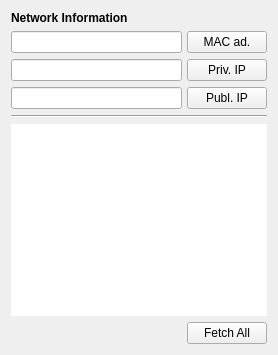
          <widget class="QWidget" name="networkTab">
           <attribute name="icon">
            <iconset>
             <normaloff>icons/netinfo.png</normaloff>icons/netinfo.png</iconset>
           </attribute>
           <attribute name="title">
            <string>NetInfo</string>
           </attribute>
           <layout class="QVBoxLayout" name="verticalLayout_5">
            <item>
             <layout class="QGridLayout" name="gridLayout_2">
              <property name="sizeConstraint">
               <enum>QLayout::SetDefaultConstraint</enum>
              </property>
              <property name="horizontalSpacing">
               <number>5</number>
              </property>
              <item row="2" column="0">
               <widget class="QLineEdit" name="privIpDisplay">
                <property name="readOnly">
                 <bool>true</bool>
                </property>
               </widget>
              </item>
              <item row="2" column="1">
               <widget class="QPushButton" name="privateIpButton">
                <property name="text">
                 <string>Priv. IP</string>
                </property>
               </widget>
              </item>
              <item row="0" column="0">
               <widget class="QLabel" name="networkLabel">
                <property name="sizePolicy">
                 <sizepolicy hsizetype="Preferred" vsizetype="Fixed">
                  <horstretch>0</horstretch>
                  <verstretch>0</verstretch>
                 </sizepolicy>
                </property>
                <property name="text">
                 <string>&lt;html&gt;&lt;head/&gt;&lt;body&gt;&lt;p&gt;&lt;span style=&quot; font-weight:600;&quot;&gt;Network Information&lt;/span&gt;&lt;/p&gt;&lt;/body&gt;&lt;/html&gt;</string>
                </property>
               </widget>
              </item>
              <item row="1" column="1">
               <widget class="QPushButton" name="macButton">
                <property name="sizePolicy">
                 <sizepolicy hsizetype="Fixed" vsizetype="Fixed">
                  <horstretch>0</horstretch>
                  <verstretch>0</verstretch>
                 </sizepolicy>
                </property>
                <property name="text">
                 <string>MAC ad.</string>
                </property>
               </widget>
              </item>
              <item row="1" column="0">
               <widget class="QLineEdit" name="macDisplay">
                <property name="frame">
                 <bool>true</bool>
                </property>
                <property name="readOnly">
                 <bool>true</bool>
                </property>
               </widget>
              </item>
              <item row="3" column="0">
               <widget class="QLineEdit" name="publicIpDisplay">
                <property name="readOnly">
                 <bool>true</bool>
                </property>
               </widget>
              </item>
              <item row="3" column="1">
               <widget class="QPushButton" name="publicIpButton">
                <property name="text">
                 <string>Publ. IP</string>
                </property>
               </widget>
              </item>
             </layout>
            </item>
            <item>
             <widget class="Line" name="line_2">
              <property name="sizePolicy">
               <sizepolicy hsizetype="Expanding" vsizetype="Fixed">
                <horstretch>1</horstretch>
                <verstretch>0</verstretch>
               </sizepolicy>
              </property>
              <property name="orientation">
               <enum>Qt::Horizontal</enum>
              </property>
             </widget>
            </item>
            <item>
             <widget class="QListWidget" name="whoIsDisplay">
              <property name="sizePolicy">
               <sizepolicy hsizetype="Expanding" vsizetype="Expanding">
                <horstretch>0</horstretch>
                <verstretch>1</verstretch>
               </sizepolicy>
              </property>
              <property name="font">
               <font>
                <pointsize>11</pointsize>
               </font>
              </property>
              <property name="contextMenuPolicy">
               <enum>Qt::ActionsContextMenu</enum>
              </property>
              <property name="frameShape">
               <enum>QFrame::NoFrame</enum>
              </property>
              <property name="frameShadow">
               <enum>QFrame::Plain</enum>
              </property>
              <property name="lineWidth">
               <number>0</number>
              </property>
              <property name="iconSize">
               <size>
                <width>48</width>
                <height>48</height>
               </size>
              </property>
              <property name="verticalScrollMode">
               <enum>QAbstractItemView::ScrollPerPixel</enum>
              </property>
              <property name="resizeMode">
               <enum>QListView::Adjust</enum>
              </property>
              <property name="spacing">
               <number>5</number>
              </property>
              <property name="viewMode">
               <enum>QListView::ListMode</enum>
              </property>
              <property name="uniformItemSizes">
               <bool>false</bool>
              </property>
              <property name="wordWrap">
               <bool>false</bool>
              </property>
              <property name="selectionRectVisible">
               <bool>true</bool>
              </property>
             </widget>
            </item>
            <item>
             <layout class="QHBoxLayout" name="horizontalLayout_2">
              <item>
               <spacer name="horizontalSpacer_3">
                <property name="orientation">
                 <enum>Qt::Horizontal</enum>
                </property>
                <property name="sizeHint" stdset="0">
                 <size>
                  <width>40</width>
                  <height>20</height>
                 </size>
                </property>
               </spacer>
              </item>
              <item>
               <widget class="QPushButton" name="fetchButton">
                <property name="text">
                 <string>Fetch All</string>
                </property>
                <property name="icon">
                 <iconset>
                  <normaloff>icons/reload.svg</normaloff>icons/reload.svg</iconset>
                </property>
               </widget>
              </item>
             </layout>
            </item>
           </layout>
          </widget>
